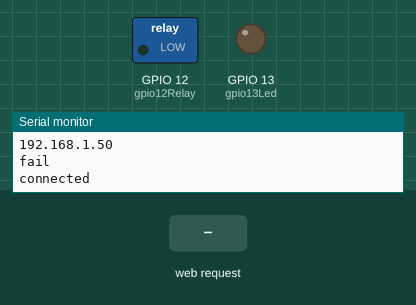
Simulated run of this sketch. Board: ESP8266 (NodeMCU). Shown: switched loads named in the sketch (green lamp = pin HIGH), output pins drawn as LEDs (lit = HIGH), the last lines printed to the serial monitor. Inputs (shaded band) come from the test bench. WiFi joins after 1.5 s; servers stay silent unless stated; uploads are accepted with an empty reply; web services answer with replies made up by the test bench.

Above: at 6.2 s.
6.3 s: HTTP request GET /get received
At 6.7 s:
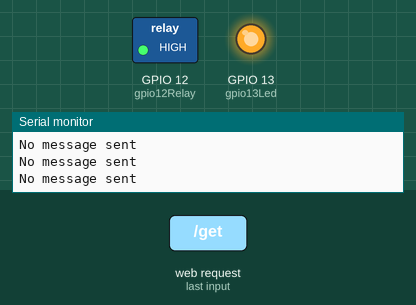
Timing chart, 0 to 13.8 s (numbered marks = the images above; inputs shaded):
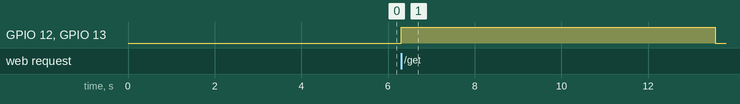

Measured:
- after the input at 6.3 s, GPIO 12 (gpio12Relay), GPIO 13 (gpio13Led): LOW → HIGH at once, → LOW 7.2 s later

The sketch:

trelo.ino
```cpp
#include <ESP8266WiFi.h>
#include <ESP8266mDNS.h>
#include <WiFiClientSecure.h>
#include <Arduino.h>
#include <ESPAsyncTCP.h>
#include <ESPAsyncWebServer.h>
//=============================================================YANG HARUS DIGANTI============================================================
IPAddress local_IP(192, 168, 1, 192); // Set your Static IP address  HARUS DIGANTI
IPAddress gateway(192, 168, 1, 1); // Set your Gateway IP address  HARUS DIGANTI
IPAddress subnet(255, 255, 255, 0);
IPAddress primaryDNS(192, 168, 1, 1); // DISAMAKAN DENGAN GATEWAY
IPAddress secondaryDNS(8,8, 4, 4);
const char* ssid = "RUANG FTM"; //NAMA SSID WIFI
const char* password = "1234567delapan";  //PASSWORD WIFI
String GAS_ID = "AKfycbxSnjjnfgDPpq7N_20Qwj5rnHj2_oWovK7-kg3bDvDS7GrYYabHx3x4hM4KniDrvFJWkw"; // HARUS DIGANTI (ID PENERAPAN)
#include "html.h"
#include "space.h"
//================================================================VOID SETUP=======================================================
void setup() {
 pinMode(gpio13Led, OUTPUT);
 digitalWrite(gpio13Led, LOW);
 pinMode(gpio12Relay, OUTPUT);
 digitalWrite(gpio12Relay, LOW);
 // Configures static IP address to ESP8266
  if (!WiFi.config(local_IP, gateway, subnet, primaryDNS, secondaryDNS)) {
  Serial.println("STA Failed to configure");
  }
 //WiFi.mode(WIFI_STA);
 WiFi.begin(ssid, password);
 Serial.begin(115200);
 delay(5000);
 while (WiFi.status() != WL_CONNECTED) {
    delay(500);
    Serial.print(".");
  }
  Serial.println("");
  Serial.print("Connected to ");
  Serial.println(ssid);
  Serial.print("IP address: ");
  Serial.println(WiFi.localIP());
  client.setInsecure();
  if (mdns.begin("esp8266", WiFi.localIP())) {
    Serial.println("MDNS responder started");
  }
  server.on("/", HTTP_GET, [](AsyncWebServerRequest *request){
    request->send_P(200, "text/html", index_html);
    j = 1;
  });
  server.on("/get", HTTP_GET, [] (AsyncWebServerRequest *request) {
    if (request->hasParam(PARAM_INPUT_6)) {
          nama = request->getParam(PARAM_INPUT_1)->value();
          mitra = request->getParam(PARAM_INPUT_2)->value();
          nohp = request->getParam(PARAM_INPUT_3)->value();
          keperluan = request->getParam(PARAM_INPUT_4)->value();
          det_keg = request->getParam(PARAM_INPUT_5)->value();
          linkktp = request->getParam(PARAM_INPUT_6)->value();
    }
    else {
          nama = "No message sent";
          mitra = "No message sent";
          nohp = "No message sent";
          keperluan = "No message sent";
          det_keg = "No message sent";
          linkktp = "No message sent";

    }
    Serial.println(nama);
    Serial.println(mitra);
    Serial.println(nohp);
    Serial.println(keperluan);
    Serial.println(det_keg);
    Serial.println(linkktp);
   if(nama==""||mitra==""||nohp==""||det_keg==""||linkktp==""||keperluan==""){
    request->send_P(200, "text/html", index_html);
    }else{request->send(200, "text/html", welcome);
   digitalWrite(gpio13Led, HIGH); //Mati
   digitalWrite(gpio12Relay, HIGH); //buka
   }
   });
   server.on("/back", HTTP_GET, [](AsyncWebServerRequest *request){
     request->send_P(200, "text/html", index_html);
   });
   server.onNotFound(notFound);
   server.begin();
   Serial.println("HTTP server started");
}
//================================================================VOID LOOP=======================================================
void loop() {
  digitalWrite(gpio13Led, LOW);
  digitalWrite(gpio12Relay, LOW);
  Serial.println(WiFi.localIP());
  delspace();
  if(nama==""||mitra==""||nohp==""||det_keg==""||linkktp==""||keperluan==""){
  Serial.println("fail");
  }else{
    sendData1(nama, mitra, nohp, keperluan, det_keg, linkktp);
    //digitalWrite(gpio13Led, HIGH);//Mati
    //digitalWrite(gpio12Relay, HIGH);//buka
  }
  pembersihan();
  getIp();
  if(kirim=="rafi" && tanda1=="kirim" && IPP!=""){sendData2(IPP);
  }else{}
  IPP="";
  delay(1000);
 }
//=====================================================GET IP===============================================================
   String getIp(){
  WiFiClient client;
  if (client.connect("api.ipify.org", 80))
  {
      Serial.println("connected");
      client.println("GET / HTTP/1.0");
      client.println("Host: api.ipify.org");
      client.println();
  } else {
      Serial.println("Connection to ipify.org failed");
      tanda1 = "kirim";
      return String();
  }
  delay(5000);
  String line;
  while(client.available())
  {
    line = client.readStringUntil('\n');
    Serial.println(line);
    IPP = line;
  }
  if(line==""){
  }else{kirim = "rafi";}
  return line;
  }
```

html.h
```cpp
//==================================================================================PROGRAM HTML================================================
const char index_html[] PROGMEM = R"rawliteral(
<!DOCTYPE HTML><html>
  <head>
    <meta name="viewport" content="width=device-width">
    <meta http-equiv="Content-Type" content="text/html;" charset="utf-8">
    <link rel="stylesheet" href="https://www.w3schools.com/w3css/4/w3.css">
    <link rel="stylesheet" href="https://fonts.googleapis.com/css?family=Raleway">
    <style>
      body,h1 {font-family: "Raleway", sans-serif}
      body, html {height: 100%}
    h1 {
        text-shadow: 1px 2px #ffffff;
      }
    .nice{
        text-shadow: 1px 2px #f7f7f7;
    }
    div {
    height: device-widthpx;
    background: linear-gradient(to top right, red, rgba(0, 219, 248, 0.932) );
    }
    .button {
      display: inline-block;
      padding: 10px 55px;
      font-size: 15px;
      cursor: pointer;
      text-align: center;
      text-decoration: none;
      outline: none;
      color: #fff;
      background-color: #11b5e7;
      border: none;
      border-radius: 15px;
      box-shadow: 0 9px #999;
    }
    .button:hover {background-color: #b93131}
    .button:active {
      background-color: #ffffff;
      box-shadow: 0 5px #666;
      transform: translateY(4px);
    }
    .button1 {
      box-shadow: 0 8px 16px 0 rgba(0,0,0,0.2), 0 6px 20px 0 rgba(0,0,0,0.19);
    }
    .box {
      border-radius: 10px;
      width: 98%;
      height: 30%;
      padding: 5px;
      border: 0px solid rgb(255, 255, 255);
      box-sizing: border-box;
      text-align: center;
   }.bgimg {
      background-image: url('https://github.com/RafiMM0609/ESP8266_WebServer_Relay-SonOff-/blob/main/Pictures/rm209-ning-20-g.jpg?raw=true');
      min-height: 100%;
      background-position: center;
      background-size: cover;
  }
      </style>
    <title>Frelo</title>
  </head>
  <body bgcolor="white">
    <div class="bgimg w3-display-container w3-animate-opacity w3-text-white">
    <h2 align="center">
      <img src="https://www.telkom.co.id/data/image_upload/page/1594108255409_compress_logo%20telkom%20indonesia.png" alt="Simply Easy Learning" width="260" height="200">
    </h2>
    <h1 align="center"><font size="6" color="#262626">Y O G Y A K A R T A</font></h1>
      <form action="/get">
        <h1 align="center"><font  size="5" color="#262626" style="font-family: Trebuchet MS">Pemeliharaan FTM</font></h2>
        <font class="nice" color="black" style="font-family: Trebuchet MS">
          <table border="0" align="center">
            <tbody>
              <tr height="30px"><td><strong>Nama</strong></td><td><input class="box" type="text" name="nama" size="15"></td></tr>
              <tr height="30px"><td><strong>Mitra</strong></td> <td><input class="box" type="text" name="mitra" size="15"></td></tr>
              <tr height="30px"><td><strong>Nomor HP</strong></td> <td><input class="box" type="number" name="nohp" size="15"></td></tr>
              <tr height="30px"><td><label for="keperluan"><strong>Keperluan</strong></label></td><td><select class="box" name="keperluan" id="keperluan">
                <option value="Pasang Baru"> Pasang baru </option>
                <option value="Maintenance"> Maintenance </option>
                <option value="Gangguan"> Gangguan </option>
              </select></td></tr>
              <tr height="30px"><td><strong>Detail Kegiatan</strong></td> <td><input class="box" type="text" name="det_keg" size="15"></td></tr>
              <tr height="30px"><td><strong>Link KTP</strong></td> <td><input class="box" type="text" name="linkktp" size="15"></td></tr>
              <tr height="30px"><td><input class="button button1" type="submit" value="Submit"></td><td><input class="button button1" type="reset" value="Clear"></td></tr>
            </tbody>
          </table>
        </font>
        </form>
        </div>
        </body>
</html>)rawliteral";
//================================================================welcome========================================================
const char welcome[] PROGMEM = R"rawliteral(
<!DOCTYPE HTML><!DOCTYPE html>
<html>
<head>
<title>W3.CSS Template</title>
<meta charset="UTF-8">
<meta name="viewport" content="width=device-width, initial-scale=1">
<link rel="stylesheet" href="https://www.w3schools.com/w3css/4/w3.css">
<link rel="stylesheet" href="https://fonts.googleapis.com/css?family=Raleway">
<style>
body,h1 {font-family: "Raleway", sans-serif}
body, html {height: 100%}
.bgimg {
  background-image: url('https://img.freepik.com/free-vector/blue-copy-space-digital-background_23-2148821698.jpg?t=st=1658471309~exp=1658471909~hmac=f229a120e74c20f2049d411c5e376f0c6f3918de048ce6007a500d8de27cdf83&w=740');
  min-height: 100%;
  background-position: center;
  background-size: cover;
}
</style>
</head>
<body>
<div class="bgimg w3-display-container w3-animate-opacity w3-text-white">
  <div class="w3-display-middle">
    <h1 class="w3-jumbo w3-animate-top">Selamat Datang</h1>
    <hr class="w3-border-grey" style="margin:auto;width:40%">
    <p class="w3-large w3-center">Selamat Bekerja</p>
  </div>
</div>
</body>
</html>)rawliteral";
```

space.h
```cpp
//======================================Variabel Global================================================
const char* PARAM_INPUT_1 = "nama";
const char* PARAM_INPUT_2 = "mitra";
const char* PARAM_INPUT_3 = "nohp";
const char* PARAM_INPUT_4 = "keperluan";
const char* PARAM_INPUT_5 = "det_keg";
const char* PARAM_INPUT_6 = "linkktp";
const char* host = "script.google.com";
const int httpsPort = 443;
int i =1;
int j = 2;
int gpio13Led = 13;
int gpio12Relay = 12;
String nama;
String mitra;
String nohp;
String keperluan;
String det_keg;
String linkktp;
String IPP;
String tanda1 = "kirim";
String kirim;
AsyncWebServer server(255);// SERVICE PORT <<<<<<<<<<<<<<<<<<<<<<<<<<<<<<<<<<<<<<<<<<<<<<<<<<<<<<<<
MDNSResponder mdns;
WiFiClientSecure client;
//================================================================VOID sendData=======================================================
void sendData1(String nama, String mitra, String nohp, String keperluan, String det_keg, String linkktp) {
  Serial.println("==========");
  Serial.print("connecting to ");
  Serial.println(host);
  if (!client.connect(host, httpsPort)) {
    Serial.println("connection failed");
    return;
  }
  //-------------------------deklarasi variabel lokal
  String string_nama =  String(nama);
  String string_mitra = String(mitra);
  String string_nohp = String(nohp);
  String string_keperluan = String(keperluan);
  String string_det_keg = String(det_keg);
  String string_linkktp = String(linkktp);
  String url = ("https://script.google.com/macros/s/" + GAS_ID +
  "/exec?nama=" + string_nama +
  "&mitra=" + string_mitra +
  "&nohp=" + string_nohp +
  "&keperluan=" + string_keperluan +
  "&detkeg=" + string_det_keg+ +
  "&linkktp=" + linkktp);
  //-----------------kode pengiriman ke google sheet
  Serial.print("requesting URL: ");
  Serial.println(url);
  client.print(String("GET ") + url + " HTTP/1.1\r\n" +
         "Host: " + host + "\r\n" +
         "User-Agent: BuildFailureDetectorESP8266\r\n" +
         "Connection: close\r\n\r\n");
  Serial.println("request sent");
  while (client.connected()) {
    String line = client.readStringUntil('\n');
    if (line == "\r") {
      Serial.println("headers received");
      break;
    }
  }
  String line = client.readStringUntil('\n');
  Serial.print("reply was : ");
  Serial.println(line);
  Serial.println("closing connection");
  Serial.println("==========");
  Serial.println();
}
//===================================================================Void IPP==========================================================
void sendData2(String IPP) {
  Serial.println("==========");
  Serial.print("connecting to ");
  Serial.println(host);
  if (!client.connect(host, httpsPort)) {
    Serial.println("connection failed");
    return;
  }
  //-------------------------deklarasi variabel lokal
  String string_IPP =  String(IPP);
  String url = ("https://script.google.com/macros/s/" + GAS_ID + "/exec?IPP=" + string_IPP);
  //-----------------kode pengiriman ke google sheet
  Serial.print("requesting URL: ");
  Serial.println(url);
  client.print(String("GET ") + url + " HTTP/1.1\r\n" +
         "Host: " + host + "\r\n" +
         "User-Agent: BuildFailureDetectorESP8266\r\n" +
         "Connection: close\r\n\r\n");
  Serial.println("request sent");
  while (client.connected()) {
    String line = client.readStringUntil('\n');
    if (line == "\r") {
      Serial.println("headers received");
      break;
    }
  }
  String line = client.readStringUntil('\n');
  tanda1="sudah";
  Serial.print("reply was : ");
  Serial.println(line);
  String reply = line;
  Serial.println("closing connection");
  Serial.println("==========");
  Serial.println();
}
//================================================================VOID notFound=======================================================
void notFound(AsyncWebServerRequest *request) {
  request->send(404, "text/plain", "Not found");
  }
//================================================================VOID delspace================================================
 void delspace(){
 int a = nama.length();
 int b = mitra.length();
 int c = nohp.length();
 int d = keperluan.length();
 int e = det_keg.length();
 int f = linkktp.length();
 for (int i = 0; i <a; i++){
   if(nama[i] == ' '){
     nama.replace(nama[i],'|');
   }else{}}
 for (int i = 0; i <b; i++){
   if(mitra[i] == ' '){
    mitra.replace(mitra[i],'|');
   }else{}}
 for (int i = 0; i <c; i++){
  if(nohp[i] == ' '){
    nohp.replace(nohp[i],'|');
  }else{}}
 for (int i = 0; i <d; i++){
  if(keperluan[i] == ' '){
     keperluan.replace(keperluan[i],'|');
  }else{}}
 for (int i = 0; i <e; i++){
  if(det_keg[i] == ' '){
     det_keg.replace(det_keg[i],'|');
  }else{}}
for (int i = 0; i <f; i++){
  if(linkktp[i] == ' '){
    linkktp.replace(linkktp[i],'|');
  }else{}}
}
//============================================================VOID Pembersihan=============================================================================
void pembersihan(){
 nama = "";
 mitra = "";
 nohp = "";
 keperluan = "";
 det_keg = "";
 linkktp="";
 }
```
